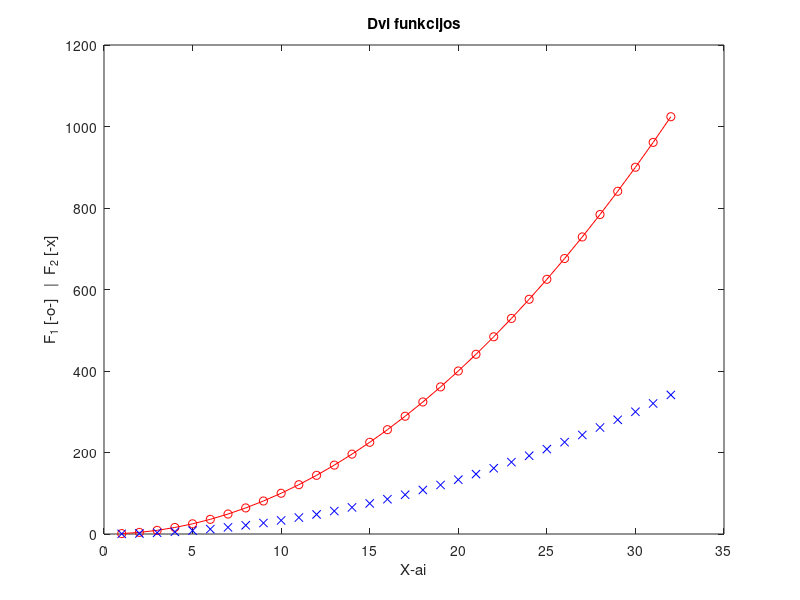

This chart was generated by the following MATLAB code:
%
% Erikas Kėvelaitis EF-25/2 2026-09-11
%

%
%Paprastas skriptas
%

x = 1:32;
y = x.^2;

plot(x, y, 'o-r', x, y/3, 'xb')
title('Dvi funkcijos')
xlabel('X-ai')
ylabel('F_1 [-o-]   |  F_2 [-x]')

%
%Papildoma uzduotis
% 

N = 0;
v = (N+1) : 0.5 : (N+4);
A = reshape(N : (N+8), 3, 3)';
A_a = A(3,2)
A_b = A(2:3,1:2)
A_c = A([1, 3],[1, 3])

v_mod = v(1:3);
A_mod = [A; v_mod]
